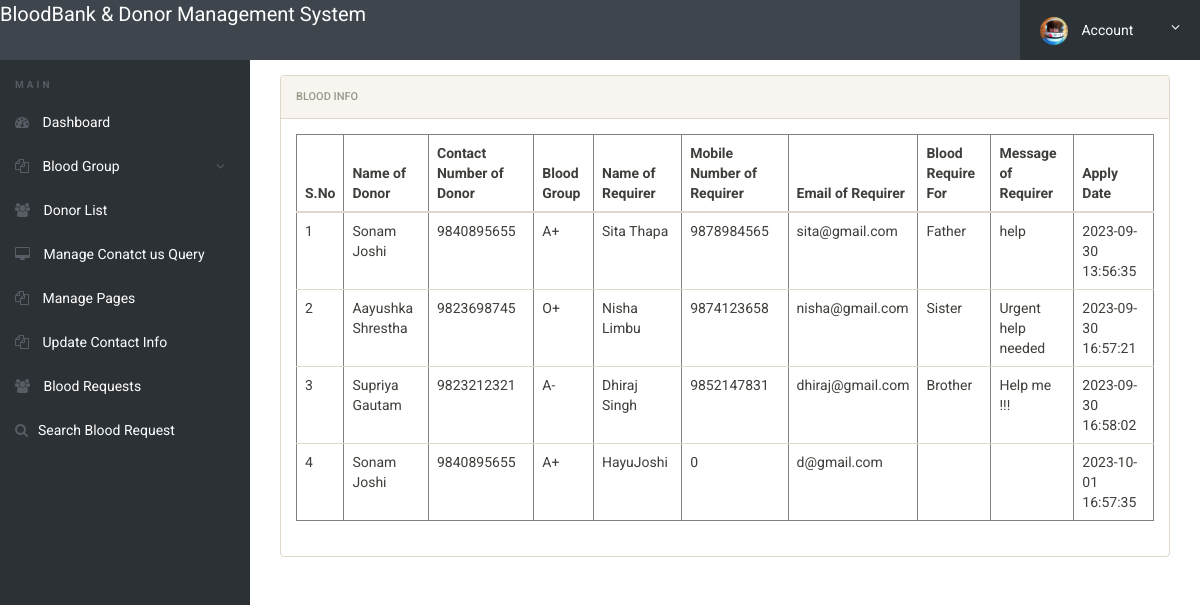
The page /admin/blood-requests.php (signed in) on the database its author committed.
### tables this page shows
CREATE TABLE `tblbloodrequirer` (
  `ID` int(10) NOT NULL,
  `BloodDonarID` int(10) DEFAULT NULL,
  `name` varchar(250) DEFAULT NULL,
  `EmailId` varchar(250) DEFAULT NULL,
  `ContactNumber` bigint(10) DEFAULT NULL,
  `BloodRequirefor` varchar(250) DEFAULT NULL,
  `Message` mediumtext DEFAULT NULL,
  `ApplyDate` timestamp NULL DEFAULT current_timestamp()
);

CREATE TABLE `tblblooddonars` (
  `id` int(11) NOT NULL,
  `FullName` varchar(100) DEFAULT NULL,
  `MobileNumber` char(11) DEFAULT NULL,
  `EmailId` varchar(100) DEFAULT NULL,
  `Gender` varchar(20) DEFAULT NULL,
  `Age` int(11) DEFAULT NULL,
  `BloodGroup` varchar(20) DEFAULT NULL,
  `Address` varchar(255) DEFAULT NULL,
  `Message` mediumtext DEFAULT NULL,
  `PostingDate` timestamp NOT NULL DEFAULT current_timestamp(),
  `status` int(1) DEFAULT NULL,
  `Password` varchar(250) DEFAULT NULL
);

### admin/blood-requests.php (the view, shortened to what this page needs)
<?php
include('includes/config.php');
if(strlen($_SESSION['alogin'])==0)
	{
header('location:index.php');
}
else{
 ?>
<!doctype html>
<html lang="en" class="no-js">
<head>
	<link rel="stylesheet" href="css/font-awesome.min.css">
	<link rel="stylesheet" href="css/bootstrap.min.css">
	<link rel="stylesheet" href="css/dataTables.bootstrap.min.css">
	<link rel="stylesheet" href="css/bootstrap-social.css">
	<link rel="stylesheet" href="css/bootstrap-select.css">
	<link rel="stylesheet" href="css/fileinput.min.css">
	<link rel="stylesheet" href="css/awesome-bootstrap-checkbox.css">
	<link rel="stylesheet" href="css/style.css">
</head>
<body>
	<?php include('includes/header.php');?>
	<div class="ts-main-content">
		<?php include('includes/leftbar.php');?>
		<div class="content-wrapper">
			<div class="container-fluid">
					<div class="col-md-12">
						<div class="panel panel-default">
							<div class="panel-heading">Blood Info</div>
							<div class="panel-body">
								<table border="1" class="table table-responsive">
                                    <thead>
                                         <tr>
                                         	<th>S.No</th>
                                          <th>Name of Donor</th>
                                          <th>Contact Number of Donor</th>
                                          <th>Blood Group</th>
                                            <th>Name of Requirer</th>
                                            <th>Mobile Number of Requirer</th>
                                            <th>Email of Requirer</th>
                                            <th>Blood Require For</th>
                                            <th>Message of Requirer</th>
                                            <th>Apply Date</th>
                                        </tr>
                                    </thead>
                                    <tbody>
                                        <tr><?php
$sql="SELECT tblbloodrequirer.BloodDonarID,tblbloodrequirer.name,tblbloodrequirer.EmailId,tblbloodrequirer.ContactNumber,tblbloodrequirer.BloodRequirefor,tblbloodrequirer.Message,tblbloodrequirer.ApplyDate,tblblooddonars.id as donid,tblblooddonars.FullName,tblblooddonars.MobileNumber,tblblooddonars.BloodGroup  from  tblbloodrequirer join tblblooddonars on tblblooddonars.id=tblbloodrequirer.BloodDonarID where tblblooddonars.FullName like '%$sdata%' || tblblooddonars.MobileNumber like '%$sdata%'";
$query = $dbh -> prepare($sql);
$query->execute();
$results=$query->fetchAll(PDO::FETCH_OBJ);
$cnt=1;
if($query->rowCount() > 0)
{
foreach($results as $row)
{               ?>
                                            <td><?php echo htmlentities($cnt);?></td>
                                            <td><?php  echo htmlentities($row->FullName);?></td>
                                            <td><?php  echo htmlentities($row->MobileNumber);?></td>
                                            <td><?php  echo htmlentities($row->BloodGroup);?></td>
                                        <td><?php  echo htmlentities($row->name);?></td>
                                             <td><?php  echo htmlentities($row->ContactNumber);?></td>
                                             <td><?php  echo htmlentities($row->EmailId);?></td>
                                          <td><?php  echo htmlentities($row->BloodRequirefor);?></td>
                 <td><?php  echo htmlentities($row->Message);?>
                  </td>
                                            <td>
                                              <?php  echo htmlentities($row->ApplyDate);?>
                                            </td>
                                        </tr>
                                    <?php $cnt=$cnt+1;}} else {?>
                                        <tr>
                                            <th colspan="8" style="color:red;"> No Record found</th>
                                        </tr>
                                    <?php } ?>
                                    </tbody>
                                </table>
							</div>
						</div>
					</div>
				</div>
			</div>
		</div>
</body>
</html>
<?php } ?>

### admin/css/style.css (style rules this page uses)
html { font-size: 14px; }
@media only screen and (min-width: 480px) { html { font-size: 17px; } }
@media only screen and (min-width: 768px) { html { font-size: 14px; } }
body { font-size: 1em; }
.panel { overflow: hidden; }
.ts-main-content .content-wrapper { padding-top: 15px; margin-top: 60px; }
@media only screen and (min-width: 992px) { .ts-main-content .content-wrapper { margin-left: 250px; } }

### rows shown on the page
tblbloodrequirer: BloodDonarID.FullName "Sonam Joshi", BloodDonarID.MobileNumber "9840895655", BloodDonarID.BloodGroup "A+", name "Sita Thapa", ContactNumber "9878984565", EmailId "sita@gmail.com", BloodRequirefor "Father", Message "help", ApplyDate "2023-09-30 13:56:35"
tblbloodrequirer: BloodDonarID.FullName "Aayushka Shrestha", BloodDonarID.MobileNumber "9823698745", BloodDonarID.BloodGroup "O+", name "Nisha Limbu", ContactNumber "9874123658", EmailId "nisha@gmail.com", BloodRequirefor "Sister", Message "Urgent help needed", ApplyDate "2023-09-30 16:57:21"
tblbloodrequirer: BloodDonarID.FullName "Supriya Gautam", BloodDonarID.MobileNumber "9823212321", BloodDonarID.BloodGroup "A-", name "Dhiraj Singh", ContactNumber "9852147831", EmailId "dhiraj@gmail.com", BloodRequirefor "Brother", Message "Help me !!!", ApplyDate "2023-09-30 16:58:02"
tblbloodrequirer: BloodDonarID.FullName "Sonam Joshi", BloodDonarID.MobileNumber "9840895655", BloodDonarID.BloodGroup "A+", name "HayuJoshi", ContactNumber "0", EmailId "d@gmail.com", ApplyDate "2023-10-01 16:57:35"
